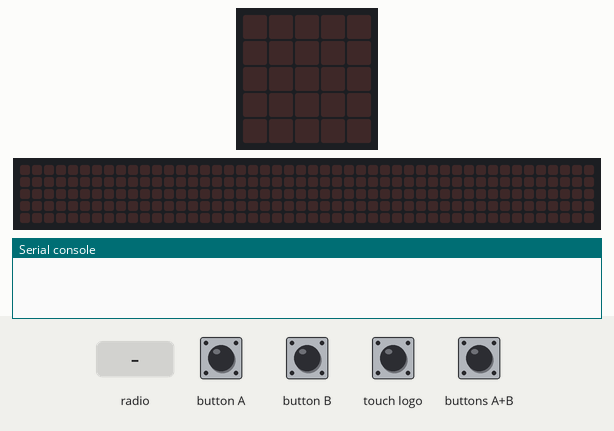
Recording of a program running on a simulated BBC micro:bit (MakeCode). Shown: the board's 5×5 LED display, a strip that is not on the board, showing the scrolling text unrolled, the last lines printed to the serial console. The test bench sets the inputs (shaded band). The 48×5 strip is a reading aid, not a part: it shows the text the display is scrolling, unrolled, one strip-width of it at a time.

Above: at 1.2 s.
1.3 s: radio message "1" arrives
At 2.0 s:
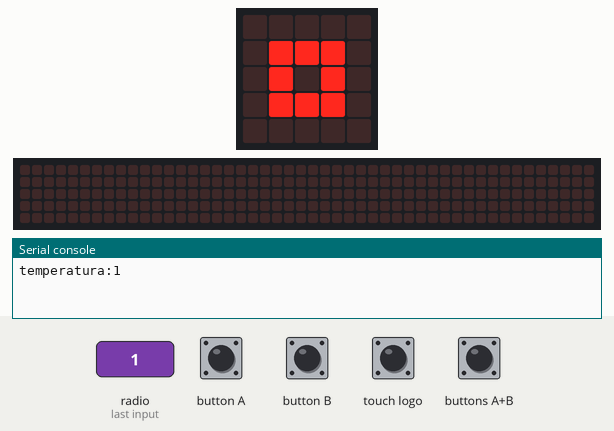
3.9 s: button A pressed for 0.15 s
At 4.7 s:
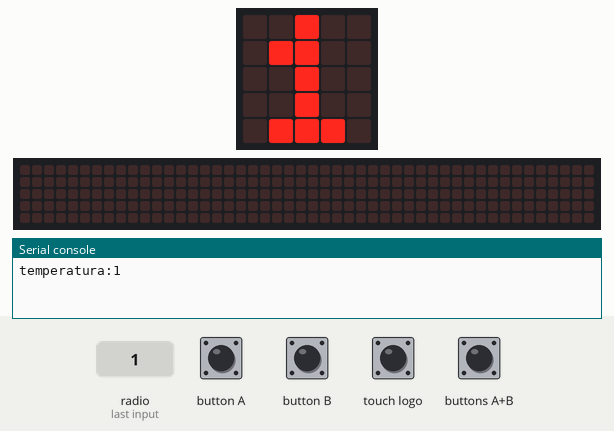
7.0 s: radio message "0" arrives
At 7.5 s:
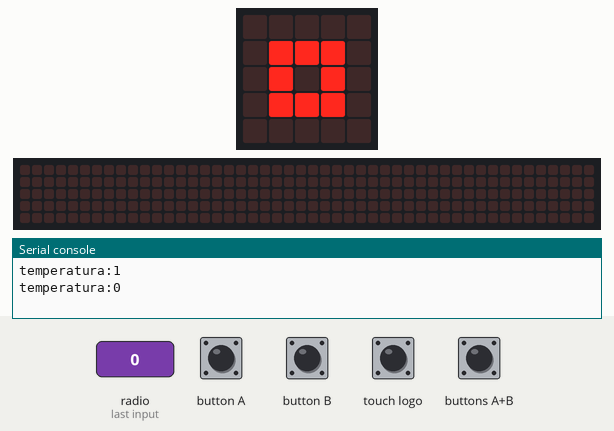
9.6 s: touch logo pressed for 0.15 s
At 9.82 s:
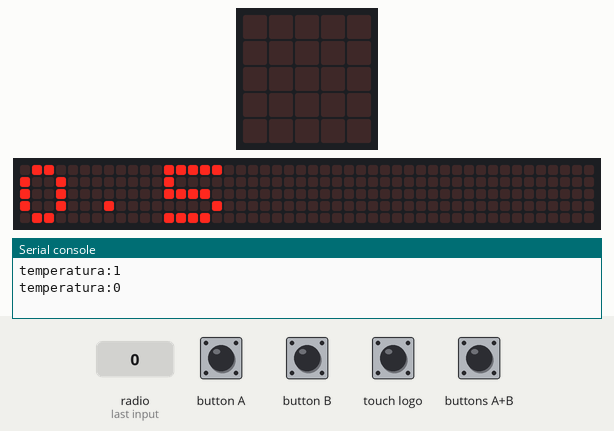
12.6 s: radio message "5" arrives
At 14.1 s:
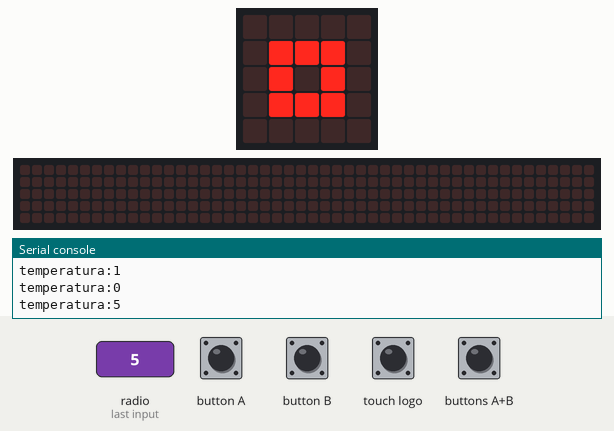
15.6 s: button B pressed for 0.15 s
At 17.1 s:
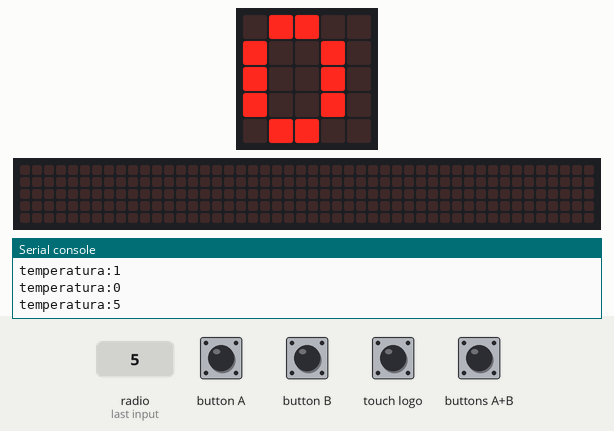
Timing chart, 0 to 18.6 s (numbered marks = the images above; inputs shaded):
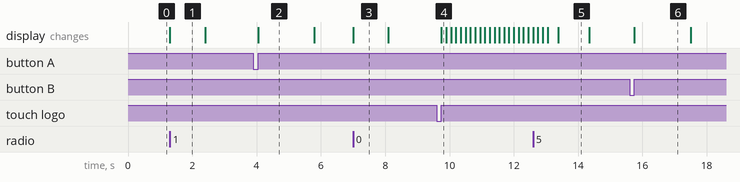

The program:

main.ts
```typescript
radio.onReceivedNumber(function (receivedNumber) {
    serial.writeValue("temperatura", receivedNumber)
    lista.push(receivedNumber)
    basic.showIcon(IconNames.SmallSquare)
    basic.pause(500)
    basic.clearScreen()
})
input.onButtonPressed(Button.A, function () {
    max = -272
    for (let wartość of lista) {
        if (wartość > max) {
            max = wartość
        }
    }
    basic.showNumber(max)
    basic.pause(1000)
    basic.clearScreen()
})
input.onLogoEvent(TouchButtonEvent.Pressed, function () {
    suma = 0
    for (let wartość of lista) {
        suma = suma + wartość
    }
    basic.showNumber(suma / lista.length)
    basic.pause(1000)
    basic.clearScreen()
})
input.onButtonPressed(Button.AB, function () {
    lista = []
})
input.onButtonPressed(Button.B, function () {
    min = 100000
    for (let wartość of lista) {
        if (wartość < min) {
            min = wartość
        }
    }
    basic.showNumber(min)
    basic.pause(1000)
    basic.clearScreen()
})
let min = 0
let suma = 0
let max = 0
let lista: number[] = []
radio.setGroup(1)
basic.forever(function () {

})
```

test.ts
```typescript
// tu są testy; nie będzie to kompilowane, gdy ten pakiet będzie używany jako rozszerzenie.
```

Measured:
- after the input at 1.3 s, the display: changes at once (image 1)
- after the input at 3.9 s, the display: changes after 0.15 s (image 2)
- after the input at 7.0 s, the display: changes at once (image 3)
- after the input at 9.6 s, the display: changes after 0.15 s (image 4)
- after the input at 12.6 s, the display: first differs from a run without the input after 0.78 s (image 5)
- after the input at 15.6 s, the display: changes after 0.15 s (image 6)
- what the display in image 1 shows lasts 1.1 s, from 1.3 s to 2.4 s
